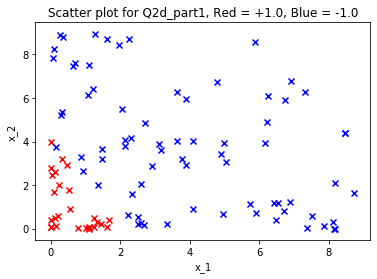

Here is the Python script that generated this plot:
# -*- coding: utf-8 -*-
"""
Created on Thu Jun  4 12:12:03 2020
Q2d part i of E0-270 assignment
@author: Jayabrata
"""
import numpy as np
import matplotlib.pyplot as plt

no_samples = 100 # have to change here to 100
x1x2_min = [-3, -3]
x1x2_max = [3, 3]
x = np.random.uniform(low = x1x2_min, high = x1x2_max, size = (no_samples,2))
#print(x)

label = []
for i in range(no_samples):
    if ((x[i][0])**2+((x[i][1]**2)*0.5)) <= 2:
        label.append(+1.0)
    else:
        label.append(-1.0)
#print(x[0][1])        
phi_x = []
for i in range(no_samples):
    for j in range(2):
        phi_x.append((x[i][j])**2)
phi_x = np.reshape(phi_x,(no_samples,-1))
#print(phi_x)        
        
# Preparing data for plotting 

positive = []
negative = []
for j in range(len(label)):
    if label[j] == 1:
        positive.append(phi_x[j].tolist())
    else:
        negative.append(phi_x[j].tolist()) 
positive_x1=[]
negative_x1=[]
for k in range(x.shape[0]):
    if np.any(np.all(np.isin(positive,phi_x[k],True),axis=1)):
        positive_x1.append(phi_x[k][0])
    else:
        negative_x1.append(phi_x[k][0])                
positive_x2=[]
negative_x2=[]
for l in range(x.shape[0]):
    if np.any(np.all(np.isin(positive,phi_x[l],True),axis=1)):
        positive_x2.append(phi_x[l][1])
    else:
        negative_x2.append(phi_x[l][1])  
        
# Plot the scatter plot       
plt.scatter(positive_x1,positive_x2,c='red',marker='x')
plt.scatter(negative_x1,negative_x2,c='blue',marker='x')
plt.xlabel("x_1")
plt.ylabel("x_2")
plt.title("Scatter plot for Q2d_part1, Red = +1.0, Blue = -1.0")
plt.show()         
        
